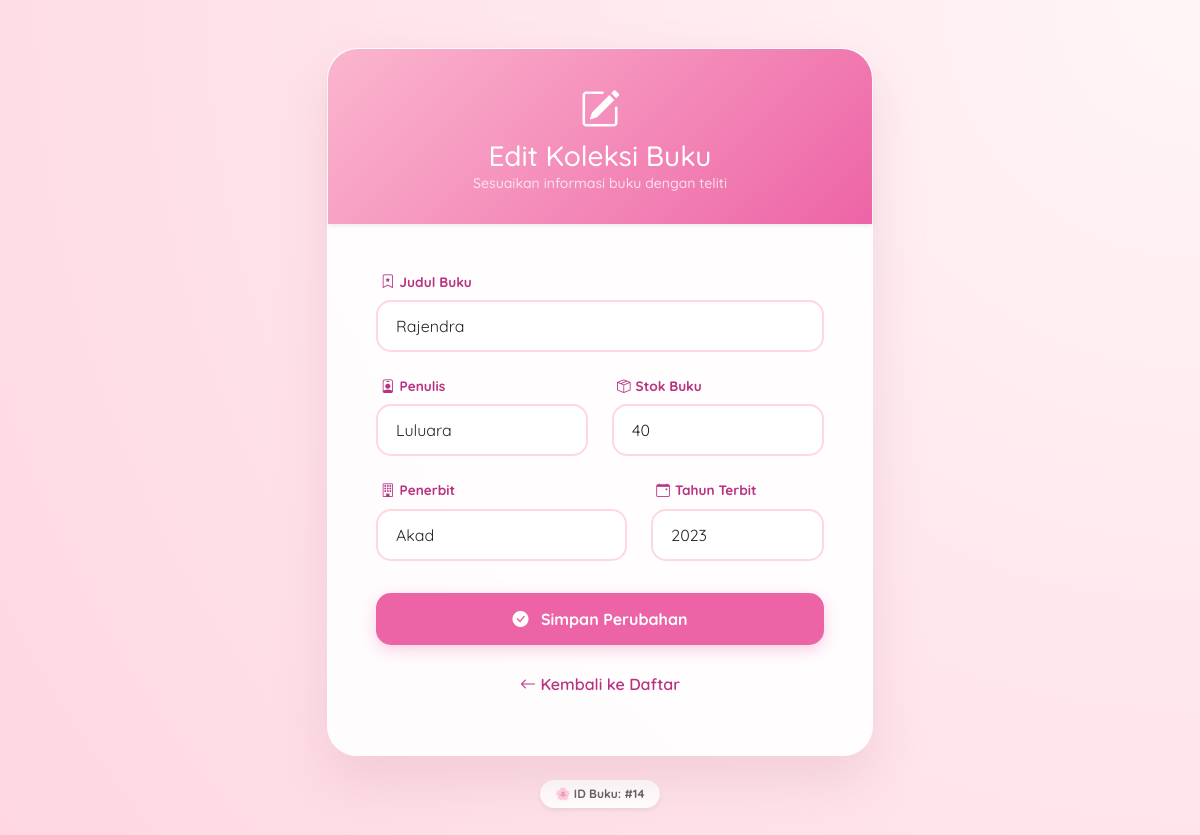
Page /admin/edit_buku.php?id=14 (signed in) on the committed database.
### tables this page shows
CREATE TABLE `buku` (
  `id_buku` int(11) NOT NULL,
  `judul` varchar(255) NOT NULL,
  `penulis` varchar(255) NOT NULL,
  `penerbit` varchar(255) NOT NULL,
  `tahun_terbit` int(11) NOT NULL,
  `stok` int(11) DEFAULT 0
);

### admin/edit_buku.php (the view, shortened to what this page needs)
<?php
include '../config/koneksi.php';
$id = mysqli_real_escape_string($koneksi, $_GET['id']);
$query_data = mysqli_query($koneksi, "SELECT * FROM buku WHERE id_buku='$id'");
$d = mysqli_fetch_array($query_data);
?>
<!DOCTYPE html>
<html lang="id">
<head>
    <link href="https://cdn.jsdelivr.net/npm/bootstrap@5.3.0/dist/css/bootstrap.min.css" rel="stylesheet">
    <link rel="stylesheet" href="https://cdn.jsdelivr.net/npm/bootstrap-icons@1.11.1/font/bootstrap-icons.css">
</head>
<body>
<div class="container py-5">
    <div class="row justify-content-center">
        <div class="col-md-8 col-lg-6">
            <div class="card sakura-card">
                <div class="card-header-sakura shadow-sm">
                    <i class="bi bi-pencil-square fs-1 mb-2"></i>
                    <h3 class="mb-0">Edit Koleksi Buku</h3>
                    <p class="mb-0 opacity-75 small fw-medium text-white">Sesuaikan informasi buku dengan teliti</p>
                </div>
                <div class="card-body p-4 p-md-5">
                    <form action="" method="POST">
                        <div class="mb-4">
                            <label class="form-label"><i class="bi bi-bookmark-star"></i> Judul Buku</label>
                            <input type="text" name="judul" class="form-control"
                                   value="<?= htmlspecialchars($d['judul']); ?>" required placeholder="Masukkan judul buku...">
                        </div>
                        <div class="row">
                            <div class="col-md-6 mb-4">
                                <label class="form-label"><i class="bi bi-person-badge"></i> Penulis</label>
                                <input type="text" name="penulis" class="form-control"
                                       value="<?= htmlspecialchars($d['penulis']); ?>" required>
                            </div>
                            <div class="col-md-6 mb-4">
                                <label class="form-label"><i class="bi bi-box-seam"></i> Stok Buku</label>
                                <input type="number" name="stok" class="form-control"
                                       value="<?= $d['stok']; ?>" required min="0">
                            </div>
                        </div>
                        <div class="row mb-4">
                            <div class="col-md-7 mb-4 mb-md-0">
                                <label class="form-label"><i class="bi bi-building"></i> Penerbit</label>
                                <input type="text" name="penerbit" class="form-control"
                                       value="<?= htmlspecialchars($d['penerbit']); ?>" required>
                            </div>
                            <div class="col-md-5">
                                <label class="form-label"><i class="bi bi-calendar-event"></i> Tahun Terbit</label>
                                <input type="number" name="tahun_terbit" class="form-control"
                                       value="<?= $d['tahun_terbit']; ?>" required>
                            </div>
                        </div>
                        <div class="d-grid gap-3 pt-2">
                            <button type="submit" name="update" class="btn btn-update">
                                <i class="bi bi-check-circle-fill me-2"></i> Simpan Perubahan
                            </button>
                            <a href="buku.php" class="btn btn-link btn-back text-decoration-none">
                                <i class="bi bi-arrow-left"></i> Kembali ke Daftar
                            </a>
                        </div>
                    </form>
                </div>
            </div>
            <div class="text-center mt-4">
                <span class="badge bg-white text-muted px-3 py-2 rounded-pill shadow-sm">
                    🌸 ID Buku: #<?= $id ?>
                </span>
            </div>
        </div>
    </div>
</div>
</body>
</html>

### admin/edit_buku.php (style rules this page uses)
body { font-family: 'Quicksand', sans-serif; background: radial-gradient(circle at top right, #fff5f7 0%, #fed7e2 100%); min-height: 100vh; display: flex; align-items: center; }
.sakura-card { background: rgba(255, 255, 255, 0.9); backdrop-filter: blur(10px); border-radius: 30px; border: 1px solid rgba(255, 255, 255, 0.5); box-shadow: 0 25px 50px rgba(214, 158, 172, 0.3); }
.card-header-sakura { background: linear-gradient(135deg, #fbb6ce 0%, #ed64a6 100%); color: white; padding: 30px; text-align: center; border-radius: 30px 30px 0 0; font-weight: 700; }
.form-label { font-weight: 700; color: #b83280; font-size: 0.85rem; margin-left: 5px; display: flex; align-items: center; gap: 5px; }
.form-control { border-radius: 15px; border: 2px solid #fed7e2; padding: 12px 18px; background-color: white; transition: all 0.3s ease; }
.btn-update { background: #ed64a6; color: white; border-radius: 15px; font-weight: 700; border: none; padding: 14px; transition: 0.3s; box-shadow: 0 5px 15px rgba(237, 100, 166, 0.3); }
.btn-back { border-radius: 15px; font-weight: 600; padding: 10px; color: #b83280 !important; }

### rows in the picture
buku: judul "Rajendra", penulis "Luluara", stok "40", penerbit "Akad", tahun_terbit "2023"

### other values in the picture
$id "14"
